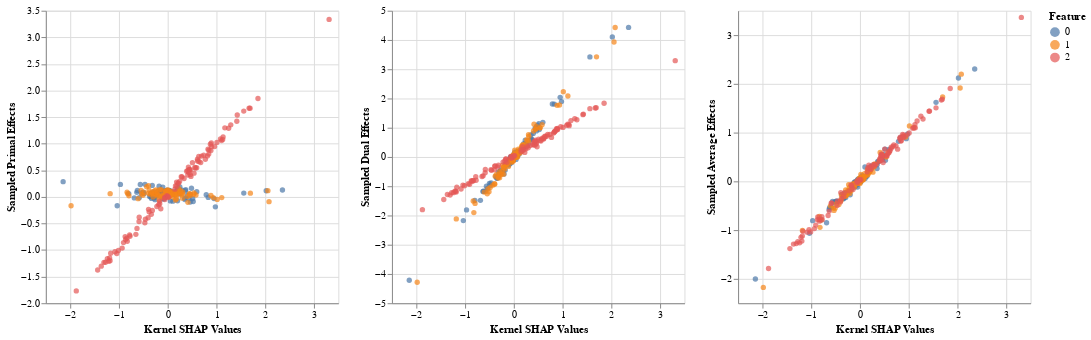

The notebook cell saved with this chart:
### Code cell
alt.Chart(data_df).mark_point(filled=True).encode(
    alt.X('Kernel SHAP Values:Q'),
    alt.Y(alt.repeat("column"), type='quantitative'),
    alt.Color('Feature:N')
).properties(width=300, height=300).repeat(column=['Sampled Primal Effects', 'Sampled Dual Effects', 'Sampled Average Effects'])

### Figure 1 — Vega-Lite specification as saved in the notebook (floating-point values rounded to 4 significant figures; data arrays with more than 128 entries replaced by an {"elided": "..."} marker saying what was removed)
{"$schema": "https://vega.github.io/schema/vega-lite/v3.2.1.json", "config": {"mark": {"tooltip": null}, "view": {"height": 300, "width": 400}}, "datasets": {"data-64bfb52619488000f696e4e667c8350a": {"elided": "300 records"}}, "repeat": {"column": ["Sampled Primal Effects", "Sampled Dual Effects", "Sampled Average Effects"]}, "spec": {"data": {"name": "data-64bfb52619488000f696e4e667c8350a"}, "encoding": {"color": {"field": "Feature", "type": "nominal"}, "x": {"field": "Kernel SHAP Values", "type": "quantitative"}, "y": {"field": {"repeat": "column"}, "type": "quantitative"}}, "height": 300, "mark": {"filled": true, "type": "point"}, "width": 300}}
